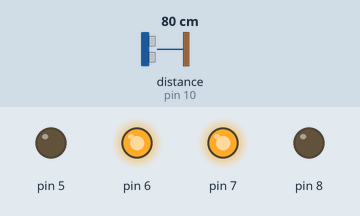
This sketch was run on a simulated Arduino Uno, built with avr-gcc and run on an emulated ATmega328P. Parts: output pins drawn as LEDs (lit = HIGH). Wiring (inferred from the names in the program): ultrasonic range finder: trigger pin 11; echo pin 10. Inputs (shaded band) come from the test bench; at power-on: distance to the obstacle (sensor on pin 10) 80 cm. The echo pulse lasts 58.3 µs per cm; pins used as bus, display or sensor lines are not drawn.

Above: at 0.1 s.
Timing chart, 0 to 1.6 s (numbered marks = the images above):
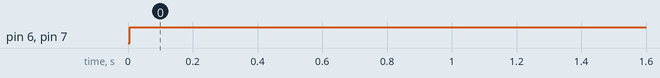

Measured:
- by itself, pin 6, pin 7: LOW → HIGH at 0.01 s

The sketch:

Case_study_1.ino
```cpp
// C++ code
//
void setup()
{

  pinMode(11,OUTPUT);    //TRIGGER
  pinMode(10,INPUT);     //ECHO
  pinMode(8,OUTPUT);
  pinMode(7,OUTPUT);
  pinMode(6,OUTPUT);
  pinMode(5,OUTPUT);


}

void loop()
{
 digitalWrite(11,LOW);
 delayMicroseconds(2);
 digitalWrite(11,HIGH);
 delayMicroseconds(10);
 digitalWrite(11,LOW);
 long time = pulseIn(10,HIGH);
 int distance = 0.034*time/2;
  if (distance < 300){
    digitalWrite(8,LOW);
    digitalWrite(7,HIGH);
    digitalWrite(6,HIGH);
    digitalWrite(5,LOW);

}
  else{
    digitalWrite(8,LOW);
    digitalWrite(7,LOW);
    digitalWrite(6,LOW);
    digitalWrite(5,LOW);
  }
}
```
